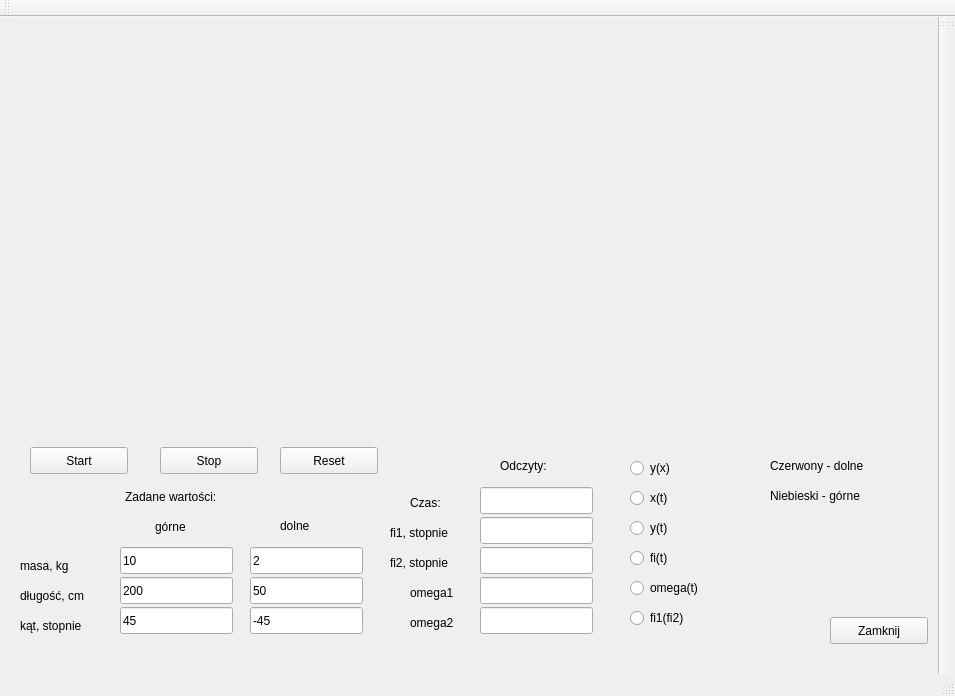
<?xml version="1.0" encoding="UTF-8"?>
<ui version="4.0">
 <class>MainWindow</class>
 <widget class="QMainWindow" name="MainWindow">
  <property name="geometry">
   <rect>
    <x>0</x>
    <y>0</y>
    <width>955</width>
    <height>696</height>
   </rect>
  </property>
  <property name="windowTitle">
   <string>MainWindow</string>
  </property>
  <widget class="QWidget" name="centralWidget">
   <widget class="Widget" name="widget" native="true">
    <property name="geometry">
     <rect>
      <x>30</x>
      <y>10</y>
      <width>400</width>
      <height>400</height>
     </rect>
    </property>
    <property name="minimumSize">
     <size>
      <width>400</width>
      <height>400</height>
     </size>
    </property>
    <property name="baseSize">
     <size>
      <width>300</width>
      <height>300</height>
     </size>
    </property>
    <property name="autoFillBackground">
     <bool>true</bool>
    </property>
   </widget>
   <widget class="QCustomPlot" name="customplot" native="true">
    <property name="geometry">
     <rect>
      <x>500</x>
      <y>10</y>
      <width>401</width>
      <height>351</height>
     </rect>
    </property>
    <property name="minimumSize">
     <size>
      <width>300</width>
      <height>300</height>
     </size>
    </property>
    <property name="baseSize">
     <size>
      <width>300</width>
      <height>300</height>
     </size>
    </property>
    <property name="autoFillBackground">
     <bool>true</bool>
    </property>
   </widget>
   <widget class="QPushButton" name="starter">
    <property name="geometry">
     <rect>
      <x>30</x>
      <y>430</y>
      <width>98</width>
      <height>27</height>
     </rect>
    </property>
    <property name="text">
     <string>Start</string>
    </property>
   </widget>
   <widget class="QPushButton" name="stoper">
    <property name="geometry">
     <rect>
      <x>160</x>
      <y>430</y>
      <width>98</width>
      <height>27</height>
     </rect>
    </property>
    <property name="text">
     <string>Stop</string>
    </property>
   </widget>
   <widget class="QLineEdit" name="m1Edit">
    <property name="geometry">
     <rect>
      <x>120</x>
      <y>530</y>
      <width>113</width>
      <height>27</height>
     </rect>
    </property>
    <property name="text">
     <string>10</string>
    </property>
   </widget>
   <widget class="QLineEdit" name="m2Edit">
    <property name="geometry">
     <rect>
      <x>250</x>
      <y>530</y>
      <width>113</width>
      <height>27</height>
     </rect>
    </property>
    <property name="text">
     <string>2</string>
    </property>
   </widget>
   <widget class="QLineEdit" name="l1Edit">
    <property name="geometry">
     <rect>
      <x>120</x>
      <y>560</y>
      <width>113</width>
      <height>27</height>
     </rect>
    </property>
    <property name="text">
     <string>200</string>
    </property>
   </widget>
   <widget class="QLineEdit" name="l2Edit">
    <property name="geometry">
     <rect>
      <x>250</x>
      <y>560</y>
      <width>113</width>
      <height>27</height>
     </rect>
    </property>
    <property name="text">
     <string>50</string>
    </property>
   </widget>
   <widget class="QLineEdit" name="fi10Edit">
    <property name="geometry">
     <rect>
      <x>120</x>
      <y>590</y>
      <width>113</width>
      <height>27</height>
     </rect>
    </property>
    <property name="text">
     <string>45</string>
    </property>
   </widget>
   <widget class="QLineEdit" name="fi20Edit">
    <property name="geometry">
     <rect>
      <x>250</x>
      <y>590</y>
      <width>113</width>
      <height>27</height>
     </rect>
    </property>
    <property name="text">
     <string>-45</string>
    </property>
   </widget>
   <widget class="QLineEdit" name="czas2">
    <property name="geometry">
     <rect>
      <x>480</x>
      <y>470</y>
      <width>113</width>
      <height>27</height>
     </rect>
    </property>
   </widget>
   <widget class="QLabel" name="label_7">
    <property name="geometry">
     <rect>
      <x>410</x>
      <y>470</y>
      <width>61</width>
      <height>31</height>
     </rect>
    </property>
    <property name="text">
     <string>Czas:</string>
    </property>
   </widget>
   <widget class="QPushButton" name="reset">
    <property name="geometry">
     <rect>
      <x>280</x>
      <y>430</y>
      <width>98</width>
      <height>27</height>
     </rect>
    </property>
    <property name="text">
     <string>Reset</string>
    </property>
   </widget>
   <widget class="QRadioButton" name="yx">
    <property name="geometry">
     <rect>
      <x>630</x>
      <y>440</y>
      <width>116</width>
      <height>22</height>
     </rect>
    </property>
    <property name="text">
     <string>y(x)</string>
    </property>
   </widget>
   <widget class="QPushButton" name="quit">
    <property name="geometry">
     <rect>
      <x>830</x>
      <y>600</y>
      <width>98</width>
      <height>27</height>
     </rect>
    </property>
    <property name="text">
     <string>Zamknij</string>
    </property>
   </widget>
   <widget class="QRadioButton" name="xt">
    <property name="geometry">
     <rect>
      <x>630</x>
      <y>470</y>
      <width>116</width>
      <height>22</height>
     </rect>
    </property>
    <property name="text">
     <string>x(t)</string>
    </property>
   </widget>
   <widget class="QRadioButton" name="yt">
    <property name="geometry">
     <rect>
      <x>630</x>
      <y>500</y>
      <width>116</width>
      <height>22</height>
     </rect>
    </property>
    <property name="text">
     <string>y(t)</string>
    </property>
   </widget>
   <widget class="QRadioButton" name="fit">
    <property name="geometry">
     <rect>
      <x>630</x>
      <y>530</y>
      <width>116</width>
      <height>22</height>
     </rect>
    </property>
    <property name="text">
     <string>fi(t)</string>
    </property>
   </widget>
   <widget class="QRadioButton" name="omegat">
    <property name="geometry">
     <rect>
      <x>630</x>
      <y>560</y>
      <width>116</width>
      <height>22</height>
     </rect>
    </property>
    <property name="text">
     <string>omega(t)</string>
    </property>
   </widget>
   <widget class="QRadioButton" name="fifi">
    <property name="geometry">
     <rect>
      <x>630</x>
      <y>590</y>
      <width>116</width>
      <height>22</height>
     </rect>
    </property>
    <property name="text">
     <string>fi1(fi2)</string>
    </property>
   </widget>
   <widget class="QLabel" name="label_8">
    <property name="geometry">
     <rect>
      <x>390</x>
      <y>500</y>
      <width>81</width>
      <height>31</height>
     </rect>
    </property>
    <property name="text">
     <string>fi1, stopnie</string>
    </property>
   </widget>
   <widget class="QLineEdit" name="fi1Read">
    <property name="geometry">
     <rect>
      <x>480</x>
      <y>500</y>
      <width>113</width>
      <height>27</height>
     </rect>
    </property>
   </widget>
   <widget class="QLabel" name="label_9">
    <property name="geometry">
     <rect>
      <x>390</x>
      <y>530</y>
      <width>81</width>
      <height>31</height>
     </rect>
    </property>
    <property name="text">
     <string>fi2, stopnie</string>
    </property>
   </widget>
   <widget class="QLineEdit" name="fi2Read">
    <property name="geometry">
     <rect>
      <x>480</x>
      <y>530</y>
      <width>113</width>
      <height>27</height>
     </rect>
    </property>
   </widget>
   <widget class="QLabel" name="label_10">
    <property name="geometry">
     <rect>
      <x>410</x>
      <y>560</y>
      <width>61</width>
      <height>31</height>
     </rect>
    </property>
    <property name="text">
     <string>omega1</string>
    </property>
   </widget>
   <widget class="QLineEdit" name="omega1Read">
    <property name="geometry">
     <rect>
      <x>480</x>
      <y>560</y>
      <width>113</width>
      <height>27</height>
     </rect>
    </property>
   </widget>
   <widget class="QLabel" name="label_11">
    <property name="geometry">
     <rect>
      <x>410</x>
      <y>590</y>
      <width>61</width>
      <height>31</height>
     </rect>
    </property>
    <property name="text">
     <string>omega2</string>
    </property>
   </widget>
   <widget class="QLineEdit" name="omega2Read">
    <property name="geometry">
     <rect>
      <x>480</x>
      <y>590</y>
      <width>113</width>
      <height>27</height>
     </rect>
    </property>
   </widget>
   <widget class="QLabel" name="label_12">
    <property name="geometry">
     <rect>
      <x>500</x>
      <y>440</y>
      <width>66</width>
      <height>17</height>
     </rect>
    </property>
    <property name="text">
     <string>Odczyty:</string>
    </property>
   </widget>
   <widget class="QLabel" name="label_13">
    <property name="geometry">
     <rect>
      <x>770</x>
      <y>440</y>
      <width>151</width>
      <height>17</height>
     </rect>
    </property>
    <property name="text">
     <string>Czerwony - dolne</string>
    </property>
   </widget>
   <widget class="QLabel" name="label_14">
    <property name="geometry">
     <rect>
      <x>770</x>
      <y>470</y>
      <width>151</width>
      <height>17</height>
     </rect>
    </property>
    <property name="text">
     <string>Niebieski - górne</string>
    </property>
   </widget>
   <widget class="QLabel" name="label_15">
    <property name="geometry">
     <rect>
      <x>155</x>
      <y>500</y>
      <width>51</width>
      <height>20</height>
     </rect>
    </property>
    <property name="text">
     <string>górne</string>
    </property>
   </widget>
   <widget class="QLabel" name="label_16">
    <property name="geometry">
     <rect>
      <x>280</x>
      <y>500</y>
      <width>51</width>
      <height>17</height>
     </rect>
    </property>
    <property name="text">
     <string>dolne</string>
    </property>
   </widget>
   <widget class="QLabel" name="label">
    <property name="geometry">
     <rect>
      <x>125</x>
      <y>470</y>
      <width>141</width>
      <height>20</height>
     </rect>
    </property>
    <property name="text">
     <string>Zadane wartości:</string>
    </property>
   </widget>
   <widget class="QLabel" name="label_2">
    <property name="geometry">
     <rect>
      <x>20</x>
      <y>540</y>
      <width>66</width>
      <height>17</height>
     </rect>
    </property>
    <property name="text">
     <string>masa, kg</string>
    </property>
   </widget>
   <widget class="QLabel" name="label_3">
    <property name="geometry">
     <rect>
      <x>20</x>
      <y>570</y>
      <width>81</width>
      <height>17</height>
     </rect>
    </property>
    <property name="text">
     <string>długość, cm</string>
    </property>
   </widget>
   <widget class="QLabel" name="label_4">
    <property name="geometry">
     <rect>
      <x>20</x>
      <y>600</y>
      <width>81</width>
      <height>17</height>
     </rect>
    </property>
    <property name="text">
     <string>kąt, stopnie</string>
    </property>
   </widget>
  </widget>
  <widget class="QMenuBar" name="menuBar">
   <property name="geometry">
    <rect>
     <x>0</x>
     <y>0</y>
     <width>955</width>
     <height>21</height>
    </rect>
   </property>
  </widget>
  <widget class="QToolBar" name="mainToolBar">
   <attribute name="toolBarArea">
    <enum>RightToolBarArea</enum>
   </attribute>
   <attribute name="toolBarBreak">
    <bool>false</bool>
   </attribute>
  </widget>
  <widget class="QToolBar" name="toolBar">
   <property name="windowTitle">
    <string>toolBar</string>
   </property>
   <attribute name="toolBarArea">
    <enum>TopToolBarArea</enum>
   </attribute>
   <attribute name="toolBarBreak">
    <bool>false</bool>
   </attribute>
  </widget>
  <widget class="QStatusBar" name="statusBar"/>
 </widget>
 <layoutdefault spacing="6" margin="11"/>
 <customwidgets>
  <customwidget>
   <class>Widget</class>
   <extends>QWidget</extends>
   <header>widget.h</header>
   <container>1</container>
  </customwidget>
  <customwidget>
   <class>QCustomPlot</class>
   <extends>QWidget</extends>
   <header>qcustomplot.h</header>
   <container>1</container>
  </customwidget>
 </customwidgets>
 <resources/>
 <connections/>
 <slots>
  <slot>start()</slot>
 </slots>
</ui>
